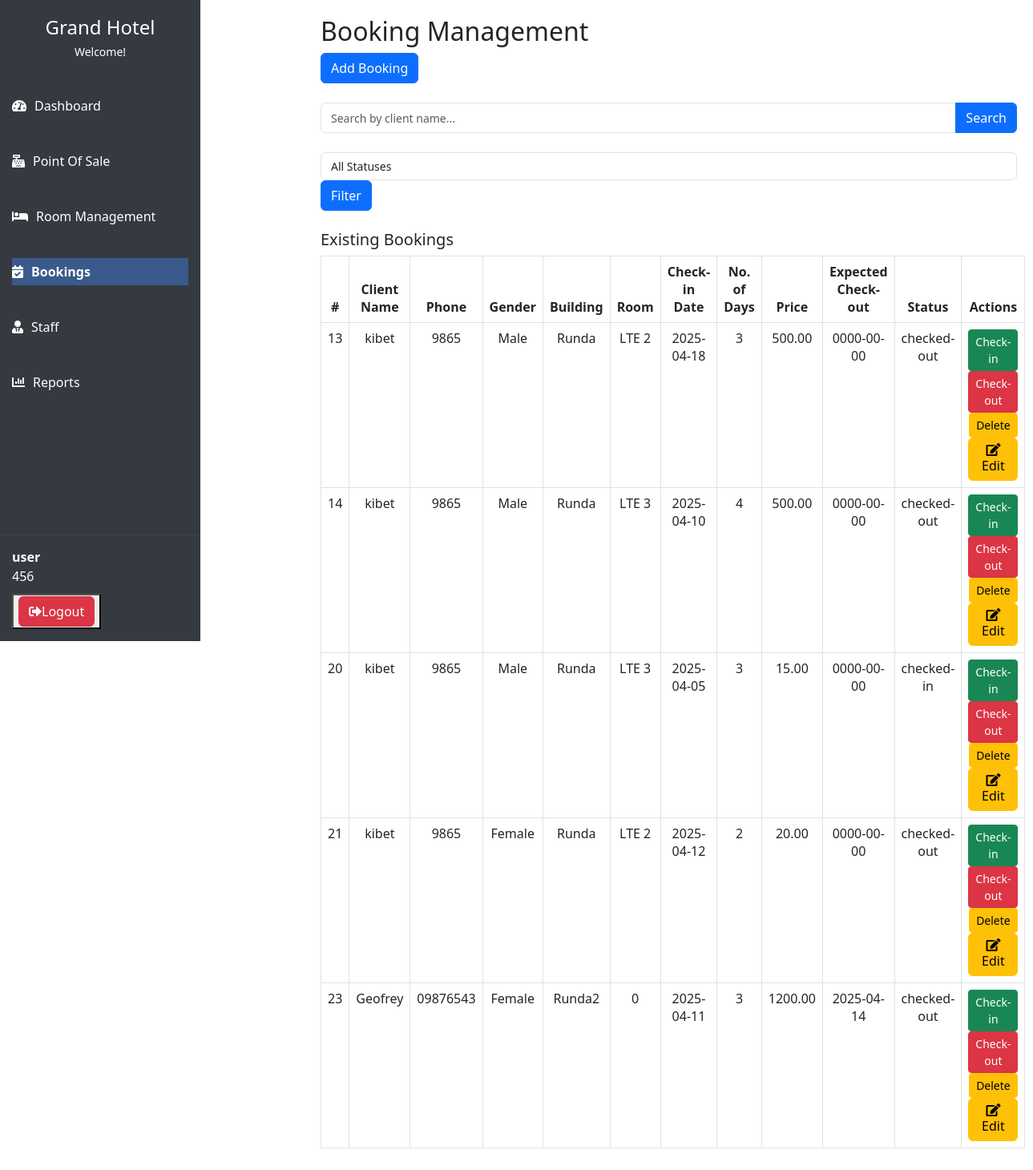
/rooms/bookings.php (signed in), run on the app's committed database.
### tables this page shows
CREATE TABLE `bookings` (
  `id` int(11) NOT NULL,
  `client_name` varchar(100) NOT NULL,
  `client_phone` varchar(15) NOT NULL,
  `client_gender` enum('Male','Female','Other') NOT NULL,
  `room_id` int(11) NOT NULL,
  `building` varchar(20) NOT NULL,
  `room_name` varchar(50) NOT NULL,
  `check_in_date` date NOT NULL,
  `number_of_days` int(11) NOT NULL,
  `price` decimal(10,2) NOT NULL,
  `expected_check_out` date NOT NULL,
  `status` enum('booked','checked-in','checked-out','cancelled') NOT NULL DEFAULT 'booked'
);

### rooms/bookings.php (the view, shortened to what this page needs)
<?php
include('sidebar.php');
?>
<?php
include 'db_connection.php';
?>
<!DOCTYPE html>
<html lang="en">
<head>
    <link rel="stylesheet" href="https://cdn.jsdelivr.net/npm/bootstrap@5.3.0/dist/css/bootstrap.min.css">
    <link rel="stylesheet" href="https://cdnjs.cloudflare.com/ajax/libs/font-awesome/5.15.4/css/all.min.css">
</head>
<body>
    <div class="content-wrapper">
        <h2>Booking Management</h2>
        <button class="btn btn-primary mb-4" data-bs-toggle="modal" data-bs-target="#addBookingModal">
            Add Booking
        </button>
        <form method="GET" class="mb-4">
            <div class="input-group">
                <input type="text" name="search" class="form-control" placeholder="Search by client name..." value="<?php echo isset($_GET['search']) ? $_GET['search'] : ''; ?>">
                <button type="submit" class="btn btn-primary">Search</button>
            </div>
        </form>
        <form method="GET" class="mb-4">
            <select name="status_filter" class="form-control">
                <option value="">All Statuses</option>
            </select>
            <button type="submit" class="btn btn-primary">Filter</button>
        </form>
        <h5>Existing Bookings</h5>
        <table class="table table-bordered">
            <thead>
                <tr>
                    <th>#</th>
                    <th>Client Name</th>
                    <th>Phone</th>
                    <th>Gender</th>
                    <th>Building</th>
                    <th>Room</th>
                    <th>Check-in Date</th>
                    <th>No. of Days</th>
                    <th>Price</th>
                    <th>Expected Check-out</th>
                    <th>Status</th>
                    <th>Actions</th>
                </tr>
            </thead>
            <tbody>
                <?php
                $search_query = isset($_GET['search']) ? $_GET['search'] : '';
                $status_filter = isset($_GET['status_filter']) ? $_GET['status_filter'] : '';
                $sql = "SELECT * FROM bookings WHERE client_name LIKE ?";
                $stmt = $conn->prepare($sql);
                if ($status_filter) {
                    $search_query_param = "%" . $search_query . "%";
                    $stmt->bind_param('ss', $search_query_param, $status_filter);
                } else {
                    $search_query_param = "%" . $search_query . "%";
                    $stmt->bind_param('s', $search_query_param);
                }
                $stmt->execute();
                $result = $stmt->get_result();
                while ($booking = $result->fetch_assoc()) { ?>
                    <tr>
                        <td><?php echo $booking['id']; ?></td>
                        <td><?php echo $booking['client_name']; ?></td>
                        <td><?php echo $booking['client_phone']; ?></td>
                        <td><?php echo $booking['client_gender']; ?></td>
                        <td><?php echo $booking['building']; ?></td>
                        <td><?php echo $booking['room_name']; ?></td>
                        <td><?php echo $booking['check_in_date']; ?></td>
                        <td><?php echo $booking['number_of_days']; ?></td>
                        <td><?php echo $booking['price']; ?></td>
                        <td><?php echo $booking['expected_check_out']; ?></td>
                        <td><?php echo $booking['status']; ?></td>
                        <td>
                            <a href="bookings.php?checkin_booking=<?php echo $booking['id']; ?>" class="btn btn-success btn-sm">Check-in</a>
                            <a href="bookings.php?checkout_booking=<?php echo $booking['id']; ?>" class="btn btn-danger btn-sm">Check-out</a>
                            <a href="bookings.php?delete_booking=<?php echo $booking['id']; ?>" class="btn btn-warning btn-sm">Delete</a>
                            <a href="edit_booking.php?id=<?php echo $booking['id']; ?>" class="btn btn-warning">
                        <i class="fas fa-edit"></i> Edit
                    </a>
                        </td>
                    </tr>
                <?php } ?>
            </tbody>
        </table>
    </div>
</body>
</html>

### css/sidebar.css (style rules this page uses)
:root { --primary-color: #4a6fa5; --primary-dark: #3a5a8c; --secondary-color: #6c757d; --success-color: #28a745; --danger-color: #dc3545; --warning-color: #ffc107; --info-color: #17a2b8; --light-color: #f8f9fa; --dark-color: #343a40; --white: #ffffff; --gray-100: #f8f9fa; --gray-200: #e9ecef; --gray-300: #dee2e6; --gray-400: #ced4da; --gray-500: #adb5bd; --gray-600: #6c757d; --gray-700: #495057; --gray-800: #343a40; --gray-900: #212529; --font-family: 'Segoe UI', Tahoma, Geneva, Verdana, sans-serif; --border-radius: 0.25rem; --box-shadow: 0 0.125rem 0.25rem rgba(0, 0, 0, 0.075); --transition: all 0.3s ease; }
body { background-color: var(--gray-100); }

### rooms/bookings.php (style rules this page uses)
.table th, .table td { text-align: center; }
.content-wrapper { margin-left: 380px; padding: 20px; }
.form-control { font-size: 14px; }

### data on the page
bookings: id "13", client_name "kibet", client_phone "9865", client_gender "Male", building "Runda", room_name "LTE 2", check_in_date "2025-04-18", number_of_days "3", price "500.00", expected_check_out "0000-00-00", status "checked-out"
bookings: id "14", client_name "kibet", client_phone "9865", client_gender "Male", building "Runda", room_name "LTE 3", check_in_date "2025-04-10", number_of_days "4", price "500.00", expected_check_out "0000-00-00", status "checked-out"
bookings: id "20", client_name "kibet", client_phone "9865", client_gender "Male", building "Runda", room_name "LTE 3", check_in_date "2025-04-05", number_of_days "3", price "15.00", expected_check_out "0000-00-00", status "checked-in"
bookings: id "21", client_name "kibet", client_phone "9865", client_gender "Female", building "Runda", room_name "LTE 2", check_in_date "2025-04-12", number_of_days "2", price "20.00", expected_check_out "0000-00-00", status "checked-out"
bookings: id "23", client_name "Geofrey", client_phone "09876543", client_gender "Female", building "Runda2", room_name "0", check_in_date "2025-04-11", number_of_days "3", price "1200.00", expected_check_out "2025-04-14", status "checked-out"

### other printed values
$_SESSION['username'] "user"
$_SESSION['position'] "456"
